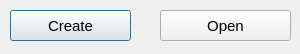
<?xml version="1.0" encoding="UTF-8"?>
<ui version="4.0">
 <class>Dialog</class>
 <widget class="QDialog" name="Dialog">
  <property name="geometry">
   <rect>
    <x>0</x>
    <y>0</y>
    <width>300</width>
    <height>54</height>
   </rect>
  </property>
  <property name="windowTitle">
   <string>Dialog</string>
  </property>
  <widget class="QPushButton" name="pushButton">
   <property name="geometry">
    <rect>
     <x>10</x>
     <y>10</y>
     <width>121</width>
     <height>31</height>
    </rect>
   </property>
   <property name="font">
    <font>
     <pointsize>11</pointsize>
    </font>
   </property>
   <property name="text">
    <string>Create</string>
   </property>
  </widget>
  <widget class="QPushButton" name="pushButton_2">
   <property name="geometry">
    <rect>
     <x>160</x>
     <y>10</y>
     <width>131</width>
     <height>31</height>
    </rect>
   </property>
   <property name="font">
    <font>
     <pointsize>11</pointsize>
    </font>
   </property>
   <property name="text">
    <string>Open</string>
   </property>
  </widget>
 </widget>
 <resources/>
 <connections/>
</ui>
